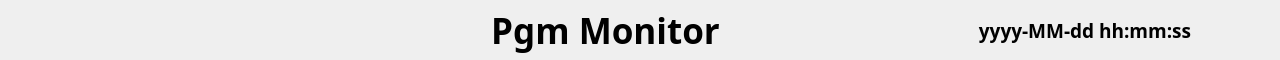
  <widget class="QWidget" name="Header" native="true">
   <property name="geometry">
    <rect>
     <x>0</x>
     <y>0</y>
     <width>1280</width>
     <height>60</height>
    </rect>
   </property>
   <widget class="QLabel" name="logo">
    <property name="geometry">
     <rect>
      <x>0</x>
      <y>15</y>
      <width>155</width>
      <height>33</height>
     </rect>
    </property>
    <property name="font">
     <font>
      <pointsize>24</pointsize>
      <weight>75</weight>
      <bold>true</bold>
     </font>
    </property>
    <property name="text">
     <string/>
    </property>
    <property name="alignment">
     <set>Qt::AlignCenter</set>
    </property>
   </widget>
   <widget class="QLabel" name="current_time">
    <property name="geometry">
     <rect>
      <x>930</x>
      <y>0</y>
      <width>310</width>
      <height>60</height>
     </rect>
    </property>
    <property name="font">
     <font>
      <family>思源黑体</family>
      <pointsize>14</pointsize>
      <weight>75</weight>
      <bold>true</bold>
     </font>
    </property>
    <property name="text">
     <string>yyyy-MM-dd hh:mm:ss</string>
    </property>
    <property name="alignment">
     <set>Qt::AlignCenter</set>
    </property>
   </widget>
   <widget class="QLabel" name="title">
    <property name="geometry">
     <rect>
      <x>480</x>
      <y>0</y>
      <width>251</width>
      <height>60</height>
     </rect>
    </property>
    <property name="font">
     <font>
      <family>思源黑体</family>
      <pointsize>26</pointsize>
      <weight>75</weight>
      <bold>true</bold>
     </font>
    </property>
    <property name="text">
     <string>Pgm Monitor</string>
    </property>
    <property name="textFormat">
     <enum>Qt::PlainText</enum>
    </property>
    <property name="alignment">
     <set>Qt::AlignCenter</set>
    </property>
   </widget>
  </widget>
